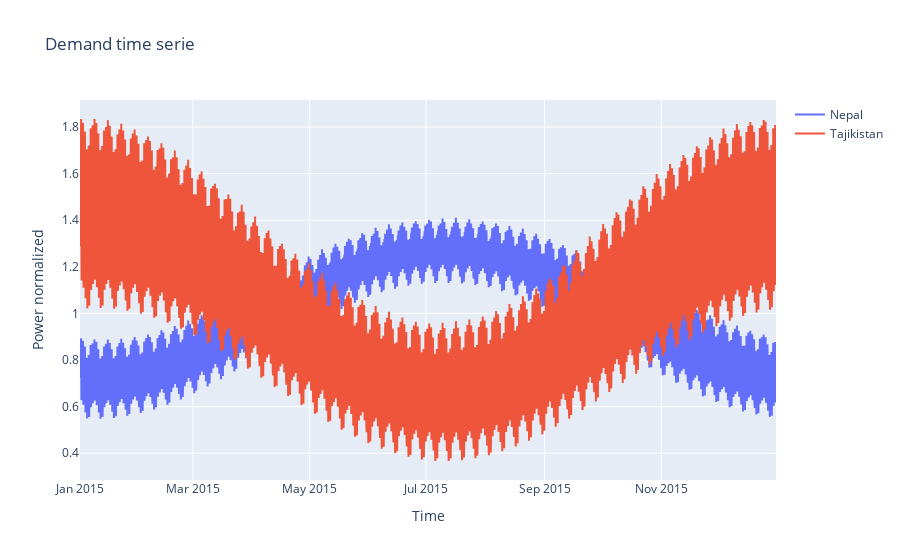

Notebook cell for this chart:
### Code cell
fig = go.Figure()
x = pd.date_range(start='2015-01-01', end= '2015-12-31', freq = 'h')
for c in ts_to_plot.index:
    ts = pd.read_excel(f'../input_time_series/{c}/{c}_demand_Plexos_2015.xlsx', names = ['value'])
    ts = ts/ts.mean()
    fig.add_trace(go.Scatter(x = x, y=ts['value'], mode='lines', name=str(c)))
fig.update_layout(title=f'Demand time serie', xaxis_title='Time', yaxis_title='Power normalized')
fig.show()

### Figure 1 — Plotly figure (JSON) as saved in the notebook; plotly's stock layout.template omitted (floating-point values rounded to 4 significant figures; data arrays with more than 128 entries replaced by an {"elided": "..."} marker saying what was removed)
{"data": [{"mode": "lines", "name": "Nepal", "type": "scatter", "x": {"elided": "8737 str values"}, "y": {"elided": "8760 float values"}}, {"mode": "lines", "name": "Tajikistan", "type": "scatter", "x": {"elided": "8737 str values"}, "y": {"elided": "8760 float values"}}], "layout": {"title": {"text": "Demand time serie"}, "xaxis": {"title": {"text": "Time"}}, "yaxis": {"title": {"text": "Power normalized"}}}}
